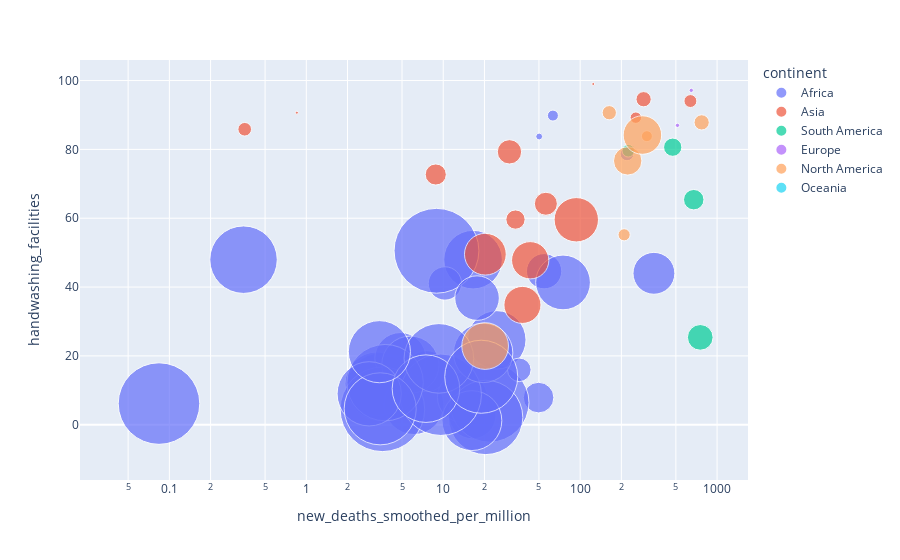

Source (notebook cell):
### Code cell
fig = px.scatter(df_grouped, 
                 x="new_deaths_smoothed_per_million", y="handwashing_facilities", size="extreme_poverty", color="continent",
                 hover_name="location", log_x=True, size_max=60)
fig.show()

### Figure 1 — Plotly figure (JSON) as saved in the notebook; plotly's stock layout.template omitted (floating-point values rounded to 4 significant figures)
{"data": [{"hovertemplate": "<b>%{hovertext}</b><br><br>continent=Africa<br>new_deaths_smoothed_per_million=%{x}<br>handwashing_facilities=%{y}<br>extreme_poverty=%{marker.size}<extra></extra>", "hovertext": ["Algeria", "Benin", "Burkina Faso", "Burundi", "Cameroon", "Chad", "Comoros", "Congo", "Cote d'Ivoire", "Democratic Republic of Congo", "Egypt", "Ethiopia", "Gambia", "Ghana", "Guinea", "Guinea-Bissau", "Kenya", "Lesotho", "Liberia", "Madagascar", "Malawi", "Mauritania", "Mozambique", "Namibia", "Niger", "Rwanda", "Sao Tome and Principe", "Senegal", "Sierra Leone", "South Africa", "Tanzania", "Togo", "Tunisia", "Uganda", "Zambia", "Zimbabwe"], "legendgroup": "Africa", "marker": {"color": "#636efa", "size": [0.5, 49.6, 43.7, 71.7, 23.8, 38.4, 18.1, 37, 28.2, 77.1, 1.3, 26.7, 10.1, 12, 35.3, 67.1, 36.8, 59.6, 38.6, 77.6, 71.4, 6, 62.9, 13.4, 44.5, 56, 32.3, 38, 52.2, 18.9, 49.1, 49.2, 2, 41.6, 57.5, 21.4], "sizemode": "area", "sizeref": 0.02156, "symbol": "circle"}, "mode": "markers", "name": "Africa", "orientation": "v", "showlegend": true, "type": "scatter", "x": [50.21, 3.501, 3.275, 0.084, 16.34, 6.11, 7.556, 16.52, 4.868, 3.596, 63.24, 13.79, 49.7, 10.29, 5.756, 21.79, 24.62, 20.4, 16.2, 8.925, 9.59, 35.92, 3.763, 54.53, 2.88, 3.465, 74.97, 19.57, 9.294, 345.6, 0.348, 7.478, 219.7, 3.419, 18.95, 17.66], "xaxis": "x", "y": [83.74, 11.03, 11.88, 6.144, 2.735, 5.818, 15.57, 47.96, 19.35, 4.472, 89.83, 7.96, 7.876, 41.05, 17.45, 6.403, 24.65, 2.117, 1.188, 50.54, 8.704, 15.95, 12.23, 44.6, 8.978, 4.617, 41.34, 20.86, 19.28, 43.99, 47.95, 10.47, 78.69, 21.22, 13.94, 36.79], "yaxis": "y"}, {"hovertemplate": "<b>%{hovertext}</b><br><br>continent=Asia<br>new_deaths_smoothed_per_million=%{x}<br>handwashing_facilities=%{y}<br>extreme_poverty=%{marker.size}<extra></extra>", "hovertext": ["Armenia", "Bangladesh", "Bhutan", "India", "Indonesia", "Iraq", "Kazakhstan", "Kyrgyzstan", "Laos", "Mongolia", "Myanmar", "Nepal", "Pakistan", "Tajikistan", "Thailand", "Timor", "Vietnam", "Yemen"], "legendgroup": "Asia", "marker": {"color": "#EF553B", "size": [1.8, 14.8, 1.5, 21.2, 5.7, 2.5, 0.1, 1.4, 22.7, 0.5, 6.4, 15, 4, 4.8, 0.1, 30.3, 2, 18.8], "sizemode": "area", "sizeref": 0.02156, "symbol": "circle"}, "mode": "markers", "name": "Asia", "orientation": "v", "showlegend": true, "type": "scatter", "x": [638.4, 37.89, 0, 93.7, 56.18, 290.6, 124.6, 254.9, 0, 0, 30.46, 43.17, 33.71, 8.82, 0.853, 0, 0.355, 20.31], "xaxis": "x", "y": [94.04, 34.81, 79.81, 59.55, 64.2, 94.58, 99.0, 89.22, 49.84, 71.18, 79.29, 47.78, 59.61, 72.7, 90.67, 28.18, 85.85, 49.54], "yaxis": "y"}, {"hovertemplate": "<b>%{hovertext}</b><br><br>continent=South America<br>new_deaths_smoothed_per_million=%{x}<br>handwashing_facilities=%{y}<br>extreme_poverty=%{marker.size}<extra></extra>", "hovertext": ["Bolivia", "Colombia", "Ecuador", "Paraguay"], "legendgroup": "South America", "marker": {"color": "#00cc96", "size": [7.1, 4.5, 3.6, 1.7], "sizemode": "area", "sizeref": 0.02156, "symbol": "circle"}, "mode": "markers", "name": "South America", "orientation": "v", "showlegend": true, "type": "scatter", "x": [753.4, 675.3, 474.1, 224.7], "xaxis": "x", "y": [25.38, 65.39, 80.63, 79.6], "yaxis": "y"}, {"hovertemplate": "<b>%{hovertext}</b><br><br>continent=Europe<br>new_deaths_smoothed_per_million=%{x}<br>handwashing_facilities=%{y}<br>extreme_poverty=%{marker.size}<extra></extra>", "hovertext": ["Bosnia and Herzegovina", "Moldova"], "legendgroup": "Europe", "marker": {"color": "#ab63fa", "size": [0.2, 0.2], "sizemode": "area", "sizeref": 0.02156, "symbol": "circle"}, "mode": "markers", "name": "Europe", "orientation": "v", "showlegend": true, "type": "scatter", "x": [647.5, 513.7], "xaxis": "x", "y": [97.16, 86.98], "yaxis": "y"}, {"hovertemplate": "<b>%{hovertext}</b><br><br>continent=North America<br>new_deaths_smoothed_per_million=%{x}<br>handwashing_facilities=%{y}<br>extreme_poverty=%{marker.size}<extra></extra>", "hovertext": ["Costa Rica", "Dominican Republic", "El Salvador", "Guatemala", "Haiti", "Honduras", "Mexico"], "legendgroup": "North America", "marker": {"color": "#FFA15A", "size": [1.3, 1.6, 2.2, 8.7, 23.5, 16, 2.5], "sizemode": "area", "sizeref": 0.02156, "symbol": "circle"}, "mode": "markers", "name": "North America", "orientation": "v", "showlegend": true, "type": "scatter", "x": [307.2, 209.4, 163.2, 222.4, 20.24, 284.8, 771.4], "xaxis": "x", "y": [83.84, 55.18, 90.65, 76.67, 22.86, 84.17, 87.85], "yaxis": "y"}, {"hovertemplate": "<b>%{hovertext}</b><br><br>continent=Oceania<br>new_deaths_smoothed_per_million=%{x}<br>handwashing_facilities=%{y}<br>extreme_poverty=%{marker.size}<extra></extra>", "hovertext": ["Solomon Islands", "Vanuatu"], "legendgroup": "Oceania", "marker": {"color": "#19d3f3", "size": [25.1, 13.2], "sizemode": "area", "sizeref": 0.02156, "symbol": "circle"}, "mode": "markers", "name": "Oceania", "orientation": "v", "showlegend": true, "type": "scatter", "x": [0, 0], "xaxis": "x", "y": [35.89, 25.21], "yaxis": "y"}], "layout": {"legend": {"itemsizing": "constant", "title": {"text": "continent"}, "tracegroupgap": 0}, "margin": {"t": 60}, "xaxis": {"anchor": "y", "domain": [0, 1], "title": {"text": "new_deaths_smoothed_per_million"}, "type": "log"}, "yaxis": {"anchor": "x", "domain": [0, 1], "title": {"text": "handwashing_facilities"}}}}
